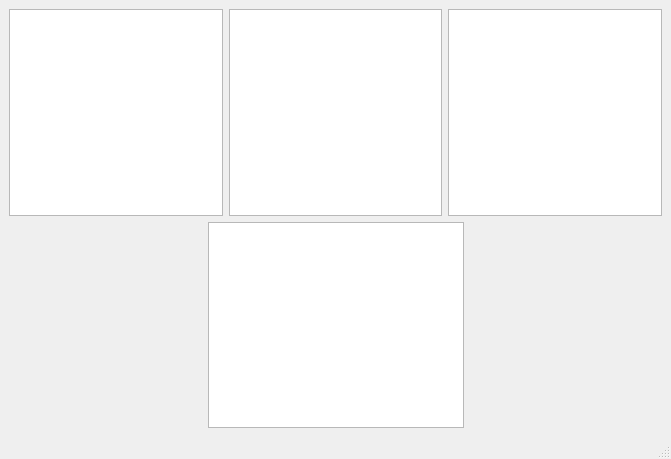
<?xml version="1.0" encoding="UTF-8"?>
<ui version="4.0">
 <class>MainWindowImgQuad</class>
 <widget class="QMainWindow" name="MainWindowImgQuad">
  <property name="geometry">
   <rect>
    <x>0</x>
    <y>0</y>
    <width>671</width>
    <height>459</height>
   </rect>
  </property>
  <property name="windowTitle">
   <string>MainWindow</string>
  </property>
  <widget class="QWidget" name="centralwidget">
   <layout class="QVBoxLayout" name="verticalLayout">
    <item>
     <layout class="QHBoxLayout" name="horizontalLayout">
      <item>
       <widget class="QGraphicsView" name="graphicsView_in"/>
      </item>
      <item>
       <widget class="QGraphicsView" name="graphicsView_fil"/>
      </item>
      <item>
       <widget class="QGraphicsView" name="graphicsView_pcl"/>
      </item>
     </layout>
    </item>
    <item>
     <layout class="QHBoxLayout" name="horizontalLayout_2">
      <item>
       <spacer name="horizontalSpacer">
        <property name="orientation">
         <enum>Qt::Horizontal</enum>
        </property>
        <property name="sizeHint" stdset="0">
         <size>
          <width>40</width>
          <height>20</height>
         </size>
        </property>
       </spacer>
      </item>
      <item>
       <widget class="QGraphicsView" name="graphicsView_fin"/>
      </item>
      <item>
       <spacer name="horizontalSpacer_2">
        <property name="orientation">
         <enum>Qt::Horizontal</enum>
        </property>
        <property name="sizeHint" stdset="0">
         <size>
          <width>40</width>
          <height>20</height>
         </size>
        </property>
       </spacer>
      </item>
     </layout>
    </item>
   </layout>
  </widget>
  <widget class="QMenuBar" name="menubar">
   <property name="geometry">
    <rect>
     <x>0</x>
     <y>0</y>
     <width>671</width>
     <height>22</height>
    </rect>
   </property>
  </widget>
  <widget class="QStatusBar" name="statusbar"/>
 </widget>
 <resources/>
 <connections/>
</ui>
